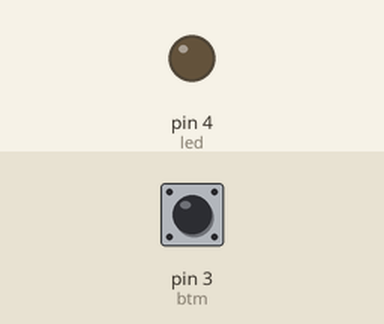
Recording of a sketch running on a simulated Arduino Uno, built with avr-gcc and run on an emulated ATmega328P. Shown: output pins drawn as LEDs (lit = HIGH). Dashed ring = blinking. The test bench sets the inputs (shaded band); at power-on: pin 3 (btm) LOW.

Above: at 1.2 s.
1.3 s: pin 3 (btm) pulsed HIGH 5 times (0.12 s each, 0.3 s apart)
At 1.57 s:
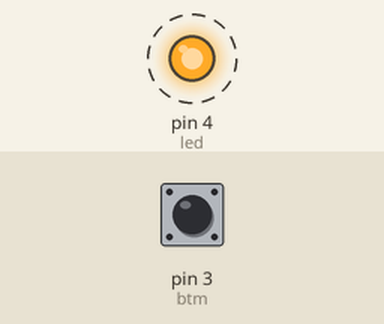
At 3.7 s:
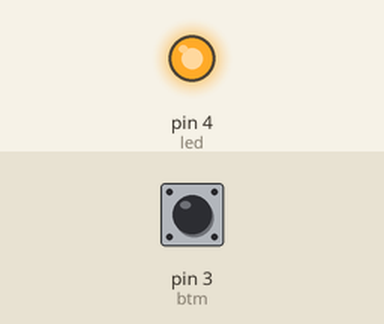
Timing chart, 0 to 5.2 s (numbered marks = the images above; inputs shaded):
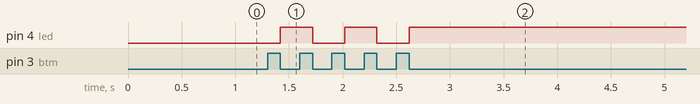

The sketch:

Botao_alterna.ino
```cpp
#define led 4
#define btm 3
int btm_liberado = 0;
int btm_clicado = 0;
void setup() {
  pinMode(led,OUTPUT);
  pinMode(btm , INPUT);

}
void troca_led(){
  if(digitalRead(led) == HIGH){
    digitalWrite(led , LOW);
  }
  else{
    digitalWrite(led , HIGH);
  }
}
void key_up(){
  if( (btm_clicado == 1) and (btm_liberado == 1)){
    btm_clicado =0;
    btm_liberado = 0;
    troca_led();
  }
}
void loop() {
  if(digitalRead(btm) == HIGH){
    btm_clicado =1;
    btm_liberado = 0;
  }
  else{
    btm_liberado =1 ;
  }
  key_up();
}
```

Measured:
- after the input at 1.3 s, pin 4 (led): alternates HIGH for 0.30 s and LOW for 0.30 s, 5 changes in all, then stays HIGH, starting after 0.12 s
